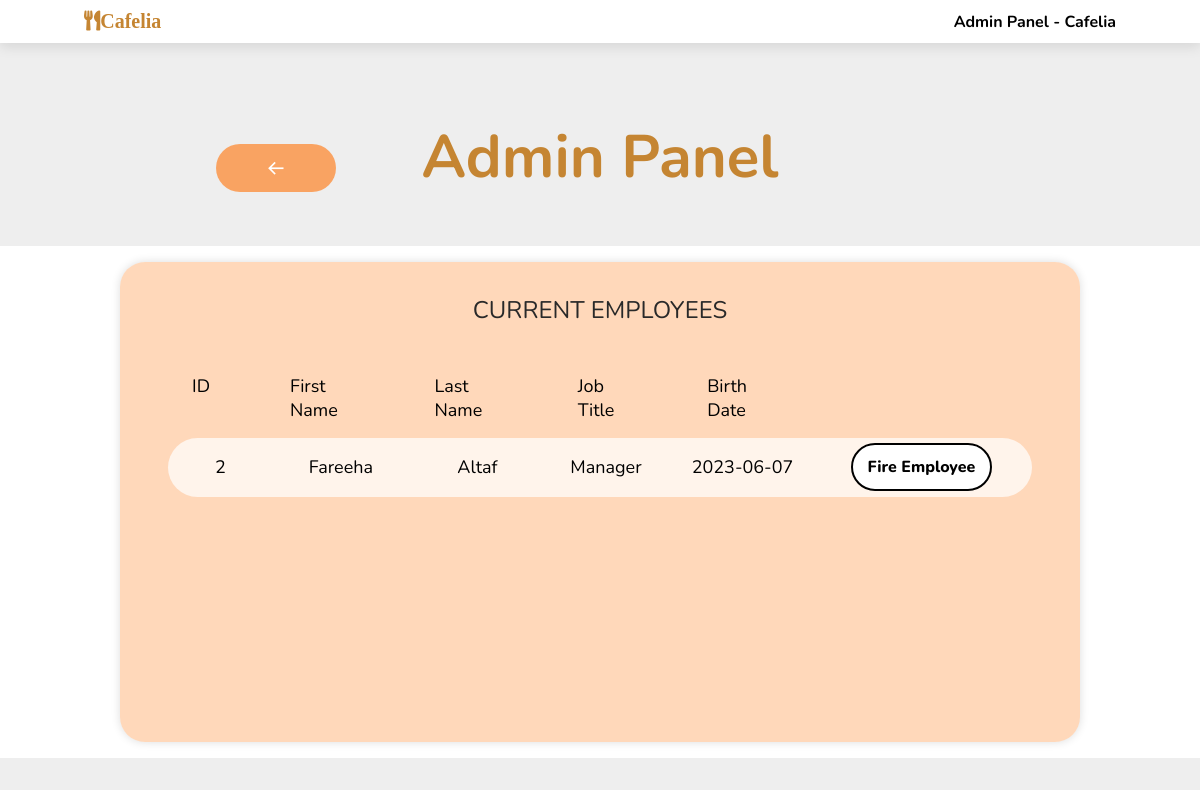
The page /show-employees.php on the database its author committed.
### tables this page shows
CREATE TABLE `employee` (
  `empID` int(11) NOT NULL,
  `FirstName` varchar(30) NOT NULL,
  `LastName` varchar(30) NOT NULL,
  `jobID` int(11) DEFAULT NULL,
  `BirthDate` date NOT NULL,
  `HireDate` date NOT NULL,
  `cnic` varchar(20) NOT NULL
);

CREATE TABLE `job` (
  `jobID` int(11) NOT NULL,
  `jobTitle` varchar(35) NOT NULL,
  `salary` float(7,1) NOT NULL
);

### src/show-employees.php (the view, shortened to what this page needs)
<!DOCTYPE html>
<html lang="en">
<head>
    <link rel="stylesheet" href="https://unpkg.com/swiper/swiper-bundle.min.css" />
	<link href="https://unpkg.com/boxicons@2.1.4/css/boxicons.min.css" rel="stylesheet">
    <link rel="stylesheet" href="https://cdnjs.cloudflare.com/ajax/libs/font-awesome/5.15.3/css/all.min.css">
    <link rel="stylesheet" href="css/style.css">
    <?php
        include 'connection.php';
        $sql = "SELECT empID, FirstName, LastName, jobTitle, BirthDate FROM employee INNER JOIN job ON employee.jobID = job.jobID ORDER BY empID";
        $result = mysqli_query($conn, $sql);
    ?>
</head>
<body>
<header>
    <a href="" class="logo"><i class="fas fa-utensils">Cafelia</i></a>
    <h1>Admin Panel - Cafelia</h1>
</header>
<section class="top">
    <div class="back-btn">
        <a href="admin-panel.php"><i class='bx bx-arrow-back'></i></a>
    </div>
    <div class="login-heading">
        <h2><span>Admin Panel</span></h2>
    </div>
</section>
<section class="info">
    <div class="outer">
            <div class="heading-text">
                Current Employees
            </div>
            <div class="item-heading">
                <p>ID</p>
                <p>First Name</p>
                <p>Last Name</p>
                <p>Job Title</p>
                <p>Birth Date</p>
            </div>
            <?php
                while ($row = mysqli_fetch_assoc($result)) {
            ?>
            <div class="item">
                <div class="employeeID emp-details"><?php echo $row['empID']?></div>
                <div class="FirstName emp-details"><?php echo $row['FirstName']?></div>
                <div class="LastName emp-details"><?php echo $row['LastName']?></div>
                <div class="jobTitle emp-details"><?php echo $row['jobTitle']?></div>
                <div class="BirthDate emp-details"><?php echo $row['BirthDate']?></div>
                <div class="edit">
                    <span onclick="deleteEmployee(<?php echo $row['empID']?>);">
                        <p>Fire Employee</p>
                    </span>
                </div>
            </div>
            <?php
                }
            ?>
    </div>
</section>
<section class="bottom"></section>
</body>
</html>

### src/css/style.css (style rules this page uses)
:root { --brown:#c58532; --black:#292929; --light-color:#666; --box-shadow:0 .5rem 1.5rem rgba(0, 0, 0, 0.1); }
* { font-family: 'Nunito', sans-serif; margin:0; padding:0; box-sizing: border-box; text-decoration: none; outline: none; border:none; text-transform: capitalize; transition: all .2s linear; }
html { font-size: 62.5%; overflow-x: hidden; scroll-padding-top: 5.5rem; scroll-behavior: smooth; }
section { padding:2rem 10%; padding-right: 10% }
section:nth-child(even) { background:#eee; }
header { position: fixed; top:0; left: 0; right:0; background: #fff; padding:1rem 7%; display: flex; align-items: center; justify-content: space-between; z-index: 900; box-shadow: var(--box-shadow); }
header .logo { color:var(--black); font-size: 2.5rem; font-weight: bolder; }
header .logo i { color:var(--brown); }
.top { display: flex; justify-content: center; align-items: center; }
.top .login-heading { text-align: center; color:var(--black); font-size: 5rem; padding-bottom: 4rem; text-transform: uppercase; padding-top: 100px; }
.top .login-heading span { color:var(--brown); }
.back-btn { width: 15rem; height: 6rem; display: flex; justify-content: center; align-items: center; position: absolute; left: 18%; top: 18%; }
.back-btn a { width: 100%; height: 100%; display: flex; justify-content: center; align-items: center; border-radius: 25px; font-size: 20px; font-weight: 700; color: #fff; background-color: #ff8121ad; }
.info { display: flex; align-items: center; justify-content: center; }
.info .outer { display: flex; flex-direction: column; align-items: center; min-height: 60rem; width: 150rem; background-color: #ff81214f; border-radius: 25px; box-shadow: #00000023 0px 0px 10px 0px; gap: 2rem; padding-bottom: 5%; }
.info .outer .item { background-color: #ffffffb7; display: flex; flex-direction: row; width: 90%; height: 20%; border-radius: 30px; }
.info .outer .heading-text { text-align: center; color:var(--black); font-size: 3rem; padding-bottom: 4rem; padding-top: 4rem; text-transform: uppercase; }
.info .outer .item-heading { width: 60%; margin-right: 30rem; display: flex; flex-direction: row; justify-content: flex-start; align-items: flex-start; gap: 10rem; font-size: large; }
.info .outer .item .emp-details { width: 16rem; display: flex; flex-direction: row; justify-content: center; align-items: center; font-size: large; padding-top: 2%; padding-bottom: 2%; }
.info .outer .item .employeeID { margin-left: 0rem; margin-right: 2rem; }
.info .outer .item .FirstName { margin-right: 4rem; }
.info .outer .item .LastName { margin-right: 3rem; }
.info .outer .item .jobTitle { margin-right: 4rem; }
.info .outer .item .BirthDate { margin-right: 7rem; }
.info .outer .item .edit { display: flex; width: 20%; font-size: 4rem; justify-content: center; align-items: center; margin-right: 5rem; }
.info .outer .item .edit span { width: 100%; height: 6rem; display: flex; align-items: center; justify-content: center; border-radius: 25px; border-style: solid; border-width: 2px; border-color: #000; user-select: none; background-color: #fff; }
.info .outer .item .edit span p { font-size: medium; font-weight: 800; }
@media (min-width:450px) { html { font-size: 50%; } }

### rows shown on the page
employee: empID "2", FirstName "Fareeha", LastName "Altaf", jobID.jobTitle "Manager", BirthDate "2023-06-07"
